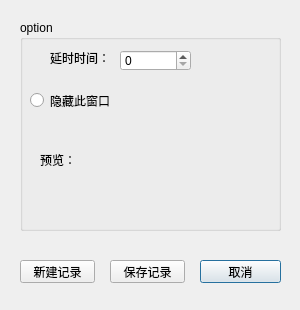
<?xml version="1.0" encoding="UTF-8"?>
<ui version="4.0">
 <class>PrintDialog</class>
 <widget class="QDialog" name="PrintDialog">
  <property name="geometry">
   <rect>
    <x>0</x>
    <y>0</y>
    <width>300</width>
    <height>310</height>
   </rect>
  </property>
  <property name="minimumSize">
   <size>
    <width>300</width>
    <height>310</height>
   </size>
  </property>
  <property name="maximumSize">
   <size>
    <width>300</width>
    <height>310</height>
   </size>
  </property>
  <property name="windowTitle">
   <string>Dialog</string>
  </property>
  <property name="styleSheet">
   <string notr="true">background-image: url(:/image/print.png);</string>
  </property>
  <widget class="QGroupBox" name="groupBox">
   <property name="geometry">
    <rect>
     <x>20</x>
     <y>20</y>
     <width>261</width>
     <height>211</height>
    </rect>
   </property>
   <property name="title">
    <string>option</string>
   </property>
   <widget class="QLabel" name="label">
    <property name="geometry">
     <rect>
      <x>80</x>
      <y>100</y>
      <width>171</width>
      <height>101</height>
     </rect>
    </property>
    <property name="text">
     <string/>
    </property>
   </widget>
   <widget class="QSpinBox" name="spinBox">
    <property name="geometry">
     <rect>
      <x>100</x>
      <y>30</y>
      <width>71</width>
      <height>21</height>
     </rect>
    </property>
   </widget>
   <widget class="QRadioButton" name="radioButton">
    <property name="geometry">
     <rect>
      <x>10</x>
      <y>70</y>
      <width>101</width>
      <height>21</height>
     </rect>
    </property>
    <property name="text">
     <string>隐藏此窗口</string>
    </property>
   </widget>
   <widget class="QLabel" name="label_2">
    <property name="geometry">
     <rect>
      <x>20</x>
      <y>130</y>
      <width>54</width>
      <height>20</height>
     </rect>
    </property>
    <property name="text">
     <string>预览：</string>
    </property>
   </widget>
   <widget class="QLabel" name="label_3">
    <property name="geometry">
     <rect>
      <x>30</x>
      <y>30</y>
      <width>71</width>
      <height>16</height>
     </rect>
    </property>
    <property name="text">
     <string>延时时间：</string>
    </property>
   </widget>
  </widget>
  <widget class="QPushButton" name="ExitButton">
   <property name="geometry">
    <rect>
     <x>200</x>
     <y>260</y>
     <width>81</width>
     <height>23</height>
    </rect>
   </property>
   <property name="text">
    <string>取消</string>
   </property>
  </widget>
  <widget class="QPushButton" name="SaveButton">
   <property name="geometry">
    <rect>
     <x>110</x>
     <y>260</y>
     <width>75</width>
     <height>23</height>
    </rect>
   </property>
   <property name="text">
    <string>保存记录</string>
   </property>
  </widget>
  <widget class="QPushButton" name="GetButton">
   <property name="geometry">
    <rect>
     <x>20</x>
     <y>260</y>
     <width>75</width>
     <height>23</height>
    </rect>
   </property>
   <property name="text">
    <string>新建记录</string>
   </property>
   <property name="checkable">
    <bool>false</bool>
   </property>
  </widget>
 </widget>
 <resources/>
 <connections/>
</ui>
